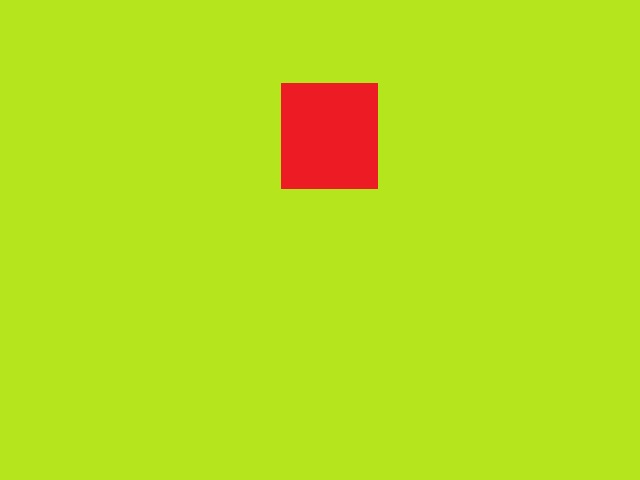
#> input picture vision/1.jpg, 640 x 480 px, given in place of the camera
$ python imgtest.py
#> lines starting #> are read from the running program, lines starting #| are printed output that depends on the picture; after the words box and inside, x2 and y2 are one past the last pixel; in counts of white or black regions, pixels touching at a corner belong together
# Python program to illustrate HoughLine
# method for line detection
import cv2
import numpy as np
import keyboard
import time

def lowers(blue1, green1, red1):
	ret = []
	if keyboard.is_pressed('r'):
		if(red1>0):
			red1-=1
	if keyboard.is_pressed('g'):
		if(green1>0):
			green1-=1
	if keyboard.is_pressed('b'):
		if(blue1>0):
			blue1-=1

	ret.append(blue1)
	ret.append(green1)
	ret.append(red1)

	return ret

def raises(blue1, green1, red1):
	ret = []
	if keyboard.is_pressed('r'):
		if(red1<255):
			red1+=1
	if keyboard.is_pressed('g'):
		if(green1<255):
			green1+=1
	if keyboard.is_pressed('b'):
		if(blue1<255):
			blue1+=1

	ret.append(blue1)
	ret.append(green1)
	ret.append(red1)

	return ret

def log(image,clr,color,off):
	font = cv2.FONT_HERSHEY_SIMPLEX
	org = (5, 30+off)
	fontScale = 1
#	color = (255, 0, 0)
	thickness = 2
	image = cv2.putText(image, str(clr), org, font,
					fontScale, color, thickness, cv2.LINE_AA)

cap = cv2.VideoCapture(0)
f = False
t = False
rgb1 = [0,0,0]
rgb2 = [255,255,255]

while(cap.isOpened()):
	ret, image = cap.read()
#> image is the input picture: shape (480, 640, 3); mean B, G, R 29.2, 222.2, 182.9

	boundaries = [
		(rgb1, rgb2)]

	for (lower, upper) in boundaries:
		# create NumPy arrays from the boundaries
		lower = np.array(lower, dtype = "uint8")
		upper = np.array(upper, dtype = "uint8")
		# find the colors within the specified boundaries and apply
		# the mask
		mask = cv2.inRange(image, lower, upper)
		img= cv2.bitwise_and(image, image, mask = mask)

		# Convert the img to grayscale
		gray = cv2.cvtColor(img,cv2.COLOR_BGR2GRAY)
	# [11 lines of commented-out code are left out]
		contours, hierarchy = cv2.findContours(gray, 1, 2)

		if keyboard.is_pressed('f'):
			f = not f
			time.sleep(0.1)
		if f:
			image = img

		if keyboard.is_pressed('t'):
			t = not t
			time.sleep(0.05)

		if keyboard.is_pressed('d'):
			rgb1 = [0,0,0]
			rgb2 = [255,255,255]


		if(len(contours) > 0):
			cMax = max(contours, key=cv2.contourArea)
			rect = cv2.minAreaRect(cMax)
			box = cv2.boxPoints(rect)
			box = np.int0(box)
			cv2.drawContours(image, [box], cv2.FILLED, (255,0,127), 3)

			circleRect = cv2.boundingRect(cMax)
			x,y,w,h = circleRect
			frect = (x+(int)(w/4),y+(int)(h/4),(int)(w/2),(int)(h/2))
			x,y,w,h = frect
			#cv2.circle(image,(int(x+(w/2)), int(y+(h/2))), 6, (0,255,0), 2)
			cv2.rectangle(image,frect,(0,255,0), 2)

		if keyboard.is_pressed('down'):
			if(t):
				rgb2 = lowers(rgb2[0],rgb2[1],rgb2[2])
			else:
				rgb1 = lowers(rgb1[0],rgb1[1],rgb1[2])

		if keyboard.is_pressed('up'):
			if(t):
				rgb2 = raises(rgb2[0],rgb2[1],rgb2[2])
			else:
				rgb1 = raises(rgb1[0],rgb1[1],rgb1[2])

		avg = np.array(cv2.mean(image[y:y+h,x:x+w])).astype(np.uint8)
		rgb = avg.tolist()
		if keyboard.is_pressed('l'):

			i = 2
			while(i>=0):
				rgb1[i]=rgb[i]-50
				rgb2[i]=rgb[i]+50
				if rgb1[i] < 0 :
					rgb1[i]=0
				if rgb2[i] > 255 :
					rgb2[i] = 255
				i-=1
				time.sleep(0.07)
			print('Locked on to: ',np.array(cv2.mean(image[y:y+h,x:x+w])).astype(np.uint8))


		boundaries = [
		(rgb1, rgb2)]

		log(image,rgb1[0],[255,0,0],0)
		log(image,rgb1[1],[0,255,0],30)
		log(image,rgb1[2],[0,0,255],60)

		log(image,rgb2[0],[255,0,0],120)
		log(image,rgb2[1],[0,255,0],150)
		log(image,rgb2[2],[0,0,255],180)
		log(image,'fltr' if f else 'cam',[255,0,255],240)
		log(image,'hiB' if t else 'loB',[255,0,255],270)
		log(image,rgb,rgb,400) #does not function well
		cv2.imshow('frame',image)
		cv2.waitKey(40)
#> this loop made 1 pass
#> (cMax, rect, box, circleRect) on pass 1: ([[0, 0], [0, 479], [639, 479], [639, 0]], ((319.5, 239.5), (479, 639), -90), [[639, 479], [0, 479], [0, 0], [639, 0]], (0, 0, 640, 480))
#> pass 1, `gray = cv2.cvtColor(img,cv2.COLOR_BGR2GRAY)`:
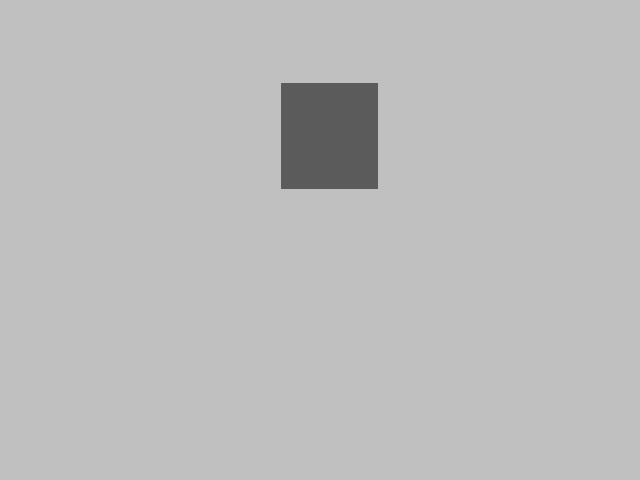
#> gray: shape (480, 640); min 85, max 198, mean 188.6
#> pass 1, in log, `image = cv2.putText(image, str(clr), org, font, fontScale, color, thic..`:
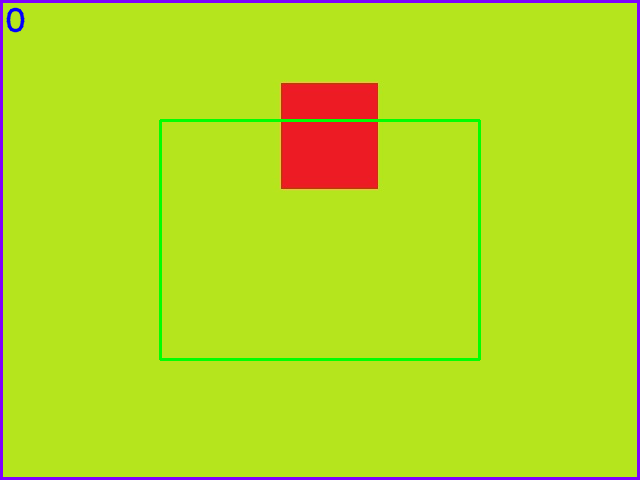
#> image: shape (480, 640, 3); 3.35% of pixels changed, all inside (x1, y1, x2, y2) = (0, 0, 640, 480)
#> pass 1, in log (call 2), `image = cv2.putText(image, str(clr), org, font, fontScale, color, thic..`:
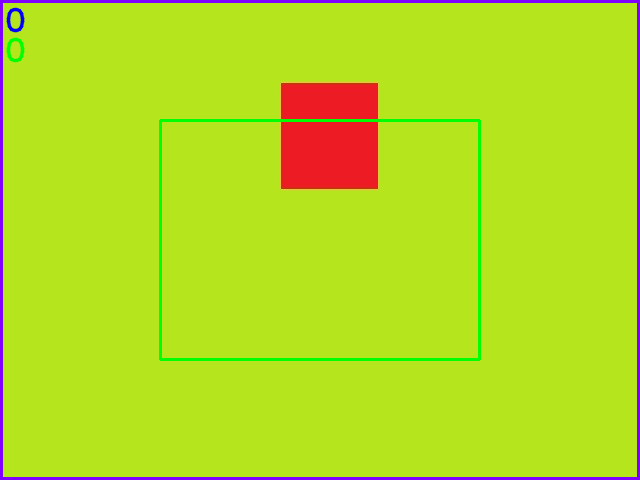
#> image: shape (480, 640, 3); 0.09% of pixels changed, all inside (x1, y1, x2, y2) = (6, 37, 25, 63)
#> after the loop:
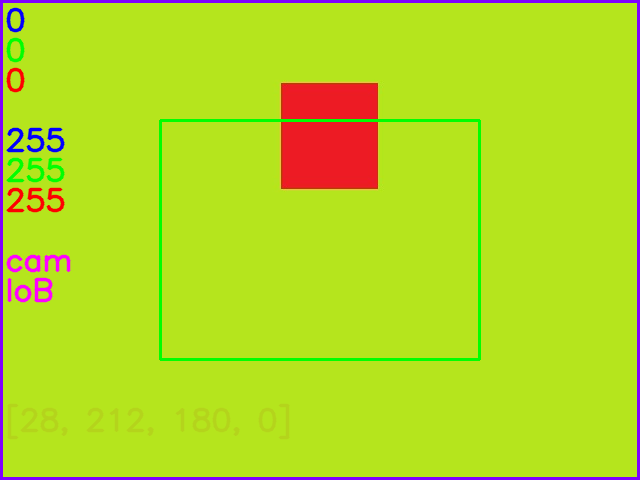
#> image: shape (480, 640, 3); 2.26% of pixels changed, all inside (x1, y1, x2, y2) = (6, 67, 290, 440)
